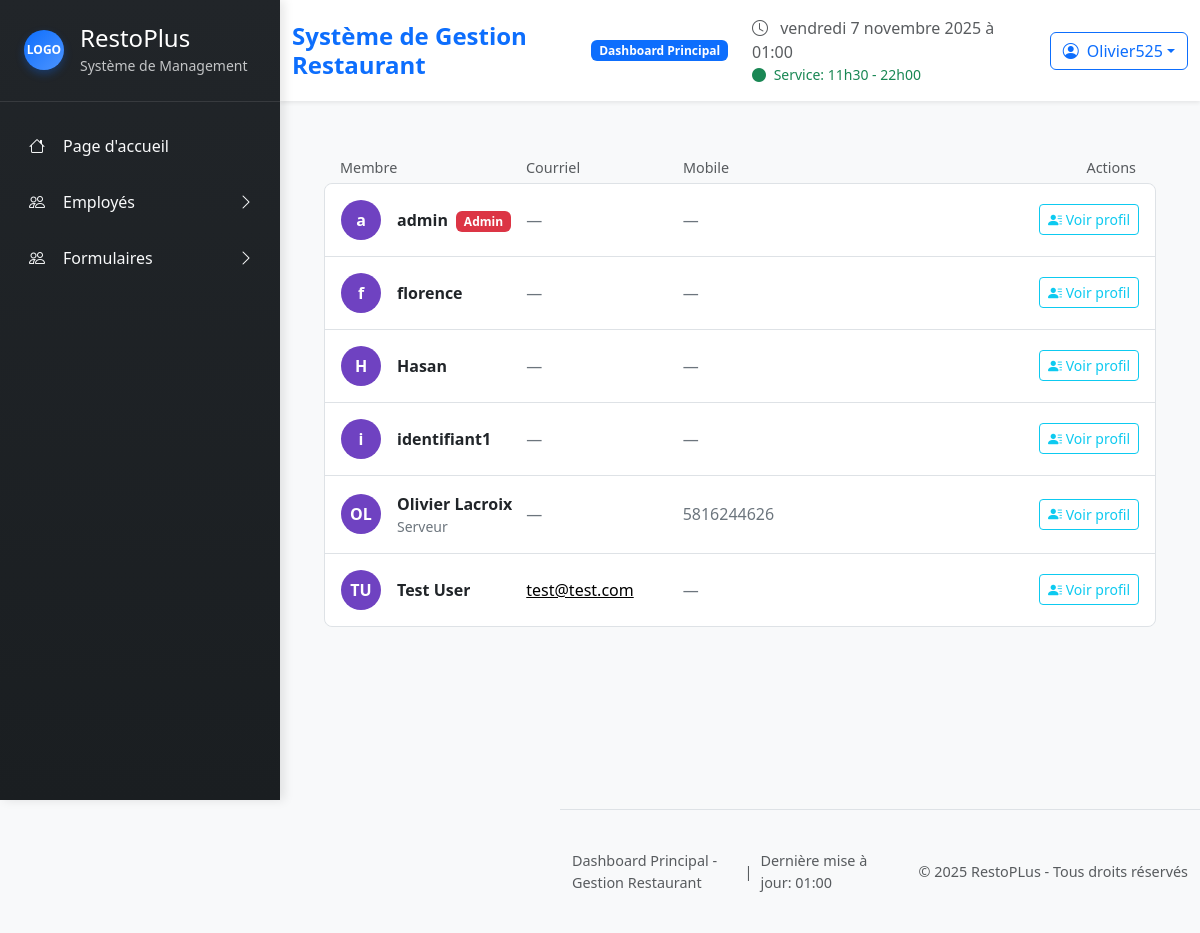
The page /dashboard/ (signed in) on the database its author committed.
### restoplus/models.py (models this page shows, shortened)
class User(AbstractUser):
    @property
    def mobile_display(self):
        return self.mobile if self.mobile else '—'
    class AvailabilityStatus(models.TextChoices):
        NOT_FILLED = "not_filled", "Non remplie"
        PENDING    = "pending",    "En attente"
        FILLED     = "filled",     "Remplie"
    availability_status = models.CharField(
        max_length=20,
        choices=AvailabilityStatus.choices,
        default=AvailabilityStatus.NOT_FILLED,
        verbose_name="Statut des disponibilités"
        )
    first_name = models.CharField(max_length=150, blank=True, verbose_name="Prénom")
    last_name = models.CharField(max_length=150, blank=True, verbose_name="Nom de famille")
    poste = models.CharField(max_length=100, blank=True, verbose_name="Poste")
    mobile = models.CharField(max_length=20,blank=True,validators=[phone_validator], verbose_name="Téléphone")
    email = models.CharField(
        max_length=254,
        blank=True,
        verbose_name="Courriel",
        validators=[email_validator]
    )
    is_manager = models.BooleanField(default=False)
    role = models.ForeignKey(Role, on_delete=models.SET_NULL, null=True, blank=True)
    def has_permission(self, permission):
        if self.is_superuser:
            return True
        if not self.role:
            return False
        return getattr(self.role, permission, False)
    def can_manage_employees(self):
        if self.is_superuser:
            return True
        return self.has_permission('can_manage_users')

### restoplus/views.py (the view)
# urls.py: path('dashboard/',views.employees_management,name="employees_management"),
@login_required
def employees_management(request):
    employes = User.objects.all()
    return render(request,"restoplus/employees_management.html",{"employes": employes})

### restoplus/templates/restoplus/employees_management.html (shortened to what this page needs)
{% extends "restoplus/base.html" %}
{% load static %}
{% block content %}
<div class="container mt-4 abcdefghijklm">
  <div class="d-none d-md-grid px-3 mb-1 employee-grid-header">
    <div>Membre</div>
    <div>Courriel</div>
    <div>Mobile</div>
    <div class="text-end pe-1">Actions</div>
  </div>
  <div class="list-group list-group-flush border rounded-3">
    {% for employe in employes %}
    <div class="list-group-item employee-row py-3"
      data-name="{{ employe.first_name }} {{ employe.last_name }} {{ employe.username }}"
      data-email="{{ employe.email }}">
      <div class="d-grid align-items-center employee-grid-row">
        <div class="d-flex align-items-center gap-3">
          <div class="rounded-circle d-flex align-items-center justify-content-center fw-bold text-white employee-avatar">
            {% if employe.first_name or employe.last_name %}
            {{ employe.first_name|first }}{{ employe.last_name|first }}
            {% else %}
            {{ employe.username|first }}
            {% endif %}
          </div>
          <div class="min-w-0">
            <div class="fw-semibold text-truncate">
              {% if employe.first_name or employe.last_name %}
              {{ employe.first_name }} {{ employe.last_name }}
              {% else %}
              {{ employe.username }}
              {% endif %}
              {% if employe.is_superuser %}
              <span class="badge bg-danger ms-1">Admin</span>
              {% elif employe.role %}
              <span class="badge bg-primary ms-1">{{ employe.role.name }}</span>
              {% endif %}
            </div>
            {% if employe.poste %}
            <div class="text-secondary small text-truncate">{{ employe.poste }}</div>
            {% endif %}
          </div>
        </div>
        <div class="text-break">
          {% if employe.email %}
          <a href="mailto:{{ employe.email }}" class="link-body-emphasis">{{ employe.email }}</a>
          {% else %}
          <span class="text-secondary">—</span>
          {% endif %}
        </div>
        <div class="text-secondary">
          {{ employe.mobile_display }}
        </div>
        <div class="d-flex justify-content-md-end gap-2 flex-wrap">
          <a href="{% url 'employee_profile' employe.id %}"
            class="btn btn-outline-info btn-sm flex-grow-1 flex-md-grow-0">
            <i class="bi bi-person-lines-fill"></i>
            <span class="d-none d-lg-inline">Voir profil</span>
          </a>
        </div>
      </div>
    </div>
    {% empty %}
    <div class="list-group-item py-4 text-center text-secondary">
      Aucun employé trouvé.
    </div>
    {% endfor %}
  </div>
</div>
{% endblock %}

### restoplus/templates/restoplus/partials/header.html (shortened to what this page needs)
{% load static %}
<header class="main-header bg-white shadow-sm sticky-top">
  <div class="container-fluid">
    <div class="row align-items-center py-3">
      <div class="col-md-6">
        <div class="d-flex align-items-center">
          <h1 class="h4 mb-0 text-primary fw-bold">
            Système de Gestion Restaurant
          </h1>
          <span
            class="badge bg-primary ms-3 animate__animated animate__pulse animate__infinite"
            >Dashboard Principal</span
          >
        </div>
      </div>
      <div class="col-md-6">
        <div class="d-flex justify-content-end align-items-center">
          <div class="me-4">
            <i class="bi bi-clock text-muted me-2"></i>
            <span class="text-muted" id="current-time"></span>
            <div class="small text-success">
              <i class="bi bi-circle-fill me-1"></i>
              Service: 11h30 - 22h00
            </div>
          </div>
          <div class="dropdown">
            <button
              class="btn btn-outline-primary dropdown-toggle d-flex align-items-center"
              type="button"
              data-bs-toggle="dropdown"
            >
              <i class="bi bi-person-circle me-2"></i>
              {{ request.user.username }}
            </button>
          </div>
        </div>
      </div>
    </div>
  </div>
</header>

### rows shown on the page
User: user.username "Olivier525", first_name|first "O", last_name|first "L", first_name "Olivier", last_name "Lacroix", poste "Serveur", mobile_display "5816244626"
User: username|first "a", username "admin", is_superuser "Admin", mobile_display "—"
User: username|first "f", username "florence", mobile_display "—"
User: username|first "H", username "Hasan", mobile_display "—"
User: username|first "i", username "identifiant1", mobile_display "—"
User: first_name|first "T", last_name|first "U", first_name "Test", last_name "User", email "test@test.com", mobile_display "—"
